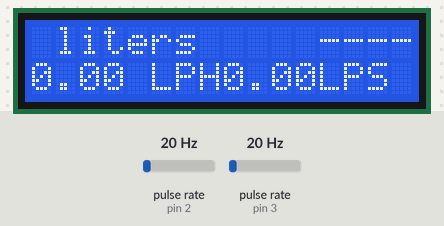
Simulated run of this sketch. Board: Arduino Uno, built with avr-gcc and run on an emulated ATmega328P. On the bench: 16×2 character LCD. Wiring (inferred from the names in the program): 2 × pulse sensor: data pin 2 / data pin 3. The test bench sets the inputs (shaded band); at power-on: pulse rate (sensors on pin 2, pin 3) 20 Hz. What the sketch prints to the serial monitor is not drawn.

Above: at 1.6 s.
1.7 s: pulse rate (sensor on pin 2) set to 4 Hz
At 2.4 s:
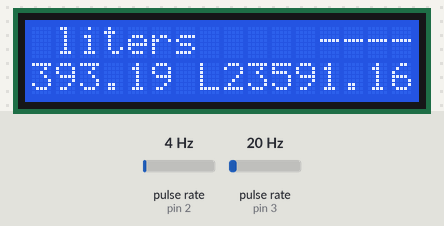
4.7 s: pulse rate (sensor on pin 3) set to 4 Hz
At 6.6 s:
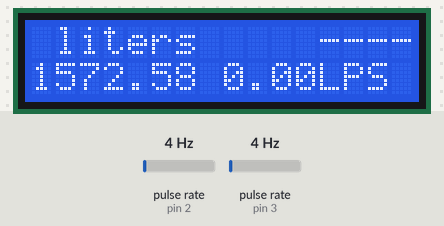
7.5 s: pulse rate (sensor on pin 2) set to 50 Hz
At 9.8 s:
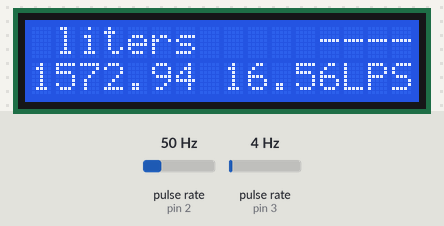
10.5 s: pulse rate (sensor on pin 3) set to 50 Hz
At 13.2 s:
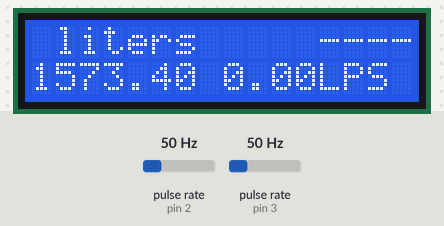
13.5 s: pulse rate (sensor on pin 2) set to 100 Hz
At 14.8 s:
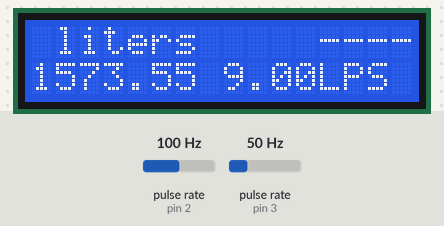
16.5 s: pulse rate (sensor on pin 3) set to 100 Hz
At 19.3 s:
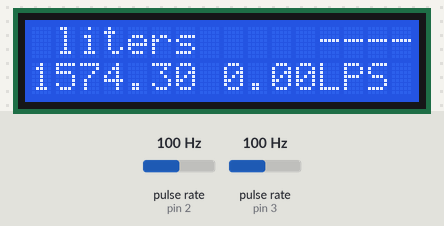
Timing chart, 0 to 20.5 s (numbered marks = the images above; inputs shaded):
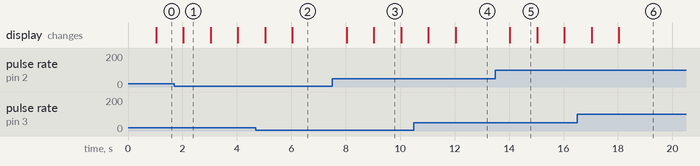

Measured:
- after the input at 1.7 s, the display: changes after 0.34 s (image 1)
- after the input at 7.5 s, the display: first changes after 0.53 s (image 3 shows a later state)
- after the input at 13.5 s, the display: changes after 0.53 s (image 5)
- what the display in image 1 shows lasts 1.0 s, from 2.0 s to 3.0 s

The sketch:

Flowmeter_water_22-2-16.ino
```cpp
#define IRQ_A 0
#define IRQ_B 1
#define FlowA 2
#define FlowB 3

//DFRobot.com
//Compatible with the Arduino IDE 1.0
//Library version:1.1
//same as sketch 17a nov 2015

#include <Wire.h>
#include <LiquidCrystal_I2C.h>

LiquidCrystal_I2C lcd(0x27,16,2);  // set the LCD address to 0x27 for a 16 chars and 2 line display

volatile unsigned int countIN = 0;
volatile unsigned int countOUT = 0;
unsigned long oldTime  = 0;

unsigned long totalPulses = 0;

unsigned int circBuf[60];
uint8_t idx = 0;

void setup()
{
  lcd.init();                      // initialize the lcd

  // Print a message to the LCD.
  lcd.backlight();
  lcd.print("            -----");

  Serial.begin(57600);

  pinMode(FlowA, INPUT);
  pinMode(FlowB, INPUT);
  digitalWrite(FlowA, HIGH);
  digitalWrite(FlowB, HIGH);

  attachInterrupt(IRQ_A, CounterIN, FALLING);
  attachInterrupt(IRQ_B, CounterOUT, FALLING);
}

void loop()
{
  unsigned long now = millis();
  if(now - oldTime >= 1000)
  {
    unsigned long duration = now - oldTime;
    oldTime = now;

    // store usage of last second in circular buffer
    idx++;
    if (idx == 60) idx = 0;
    // disable interrupts while reading & reset counters.
    cli();
    circBuf[idx] = countIN - countOUT;
    countIN = 0;
    countOUT = 0;
    sei();

    totalPulses += circBuf[idx];

    long pulsesLastMinute = 0;
    for (uint8_t i=0; i<60; i++)
    {
      pulsesLastMinute += circBuf[i];
    }
    // LPH based upon last minute
    float LPH_M = pulsesLastMinute/10000.0 * 60;
    // LPH based upon last second
    float LPH_S = circBuf[idx]/10000.0 * 3600;
    // Total Liters since start
    float liters = totalPulses/10000.0;

    // DISPLAY USAGE
    Serial.print(now);
    Serial.print("\tLPH_M:\t");
    Serial.print(LPH_M, 3);
    Serial.print("\tLPH_S:\t");
    Serial.print(LPH_S, 3);
    Serial.print("\tLiters:\t");
    Serial.println(liters, 3);

  lcd.setCursor(0, 1);

  lcd.print(LPH_M);
  lcd.print(" LPH");
  lcd.print("  ");
  lcd.setCursor(8, 1);

  lcd.print(LPH_S);
  lcd.print("LPS");
  lcd.print("  ");
  lcd.setCursor(0, 0);

  //lcd.print(liters);
  lcd.print(" liters");


  }
}

void CounterIN()
{
  static unsigned long lastTime = 0;
  if (micros()  - lastTime > 10) // to be adjusted
  {
    lastTime = micros();
    countIN++;
  }
}

void CounterOUT()
{
  static unsigned long lastTime = 0;
  if (micros()  - lastTime > 10)
  {
    lastTime = micros();
    countOUT++;
  }
}
```
